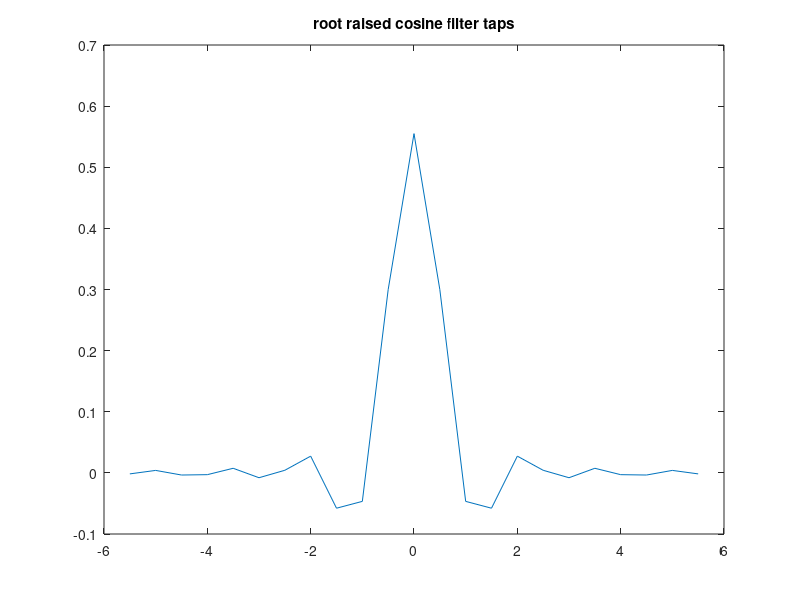
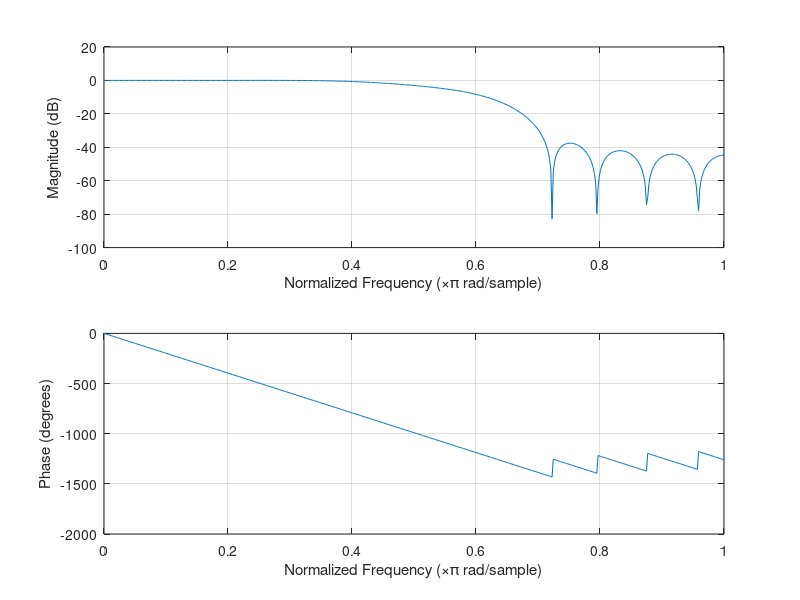

MATLAB code to generate these figures, in order:
clc;
clear all;
close all;

%Equation from https://en.wikipedia.org/wiki/Root-raised-cosine_filter

%Parameters
nb_sample = 2^10;
Fsymb = 1;
Fsamp = 2;
roll_off = 0.4;
manual_gain=1;


%Init
Ts=1/Fsymb;
Tsamp=1/Fsamp;
t=(-5.5:Tsamp:5.5);

%Filter coefficients
h_zero = 1/Ts*(1+roll_off*(4/pi-1));
h_Ts_4_roll_off = roll_off/Ts/sqrt(2) * [(1+2/pi) * sin(pi/4/roll_off) + (1-2/pi) * cos(pi/4/roll_off)];
h= 1/Ts * (sin(pi*t/Ts*(1-roll_off)) + 4*roll_off*t/Ts.*cos(pi*t/Ts*(1+roll_off))) ./ (pi * t/Ts .* [1-(4*roll_off*t/Ts).^2]);

%Replace the h_zero
for k=1:length(t)
  if t(k)==0
    h(k)=h_zero;
  endif
end;

%Replace the h_Ts_4_roll_off
for k=1:length(t)
  if t(k)==Ts/4/roll_off
    h(k)=h_Ts_4_roll_off;
    printf('found h_Ts_4_roll_off\n');
  endif
  if t(k)==-Ts/4/roll_off
    h(k)=h_Ts_4_roll_off;
    printf('-found h_Ts_4_roll_off\n');
  endif
end;

%Compensate gain
taps_sum = sum(h);
h = h/taps_sum;

%Compense
h=h/manual_gain;

%Measure gain
data_in=zeros(1,nb_sample)+1023;
data_out=conv(data_in,h);
measured_gain=data_out(nb_sample/2)/data_in(nb_sample/2);

%Plot the taps
figure(1);
x_axis = t;
plot(x_axis,h);
title('root raised cosine filter taps');

%Plot the reponse
figure(2);
freqz(h,1,512);

%Save taps
fid=fopen('taps.txt','w');
fprintf(fid,'%f\n',h);
fclose(fid);

%Save taps for gnu radio
fid=fopen('taps_gnu_radio.txt','w');
fprintf(fid,'[');
for k=1:length(h)
  if k==length(h)
    fprintf(fid,'%f]\n',h(k));
   else
    fprintf(fid,'%f,\n',h(k));
   end;
end;
  
fclose(fid);
